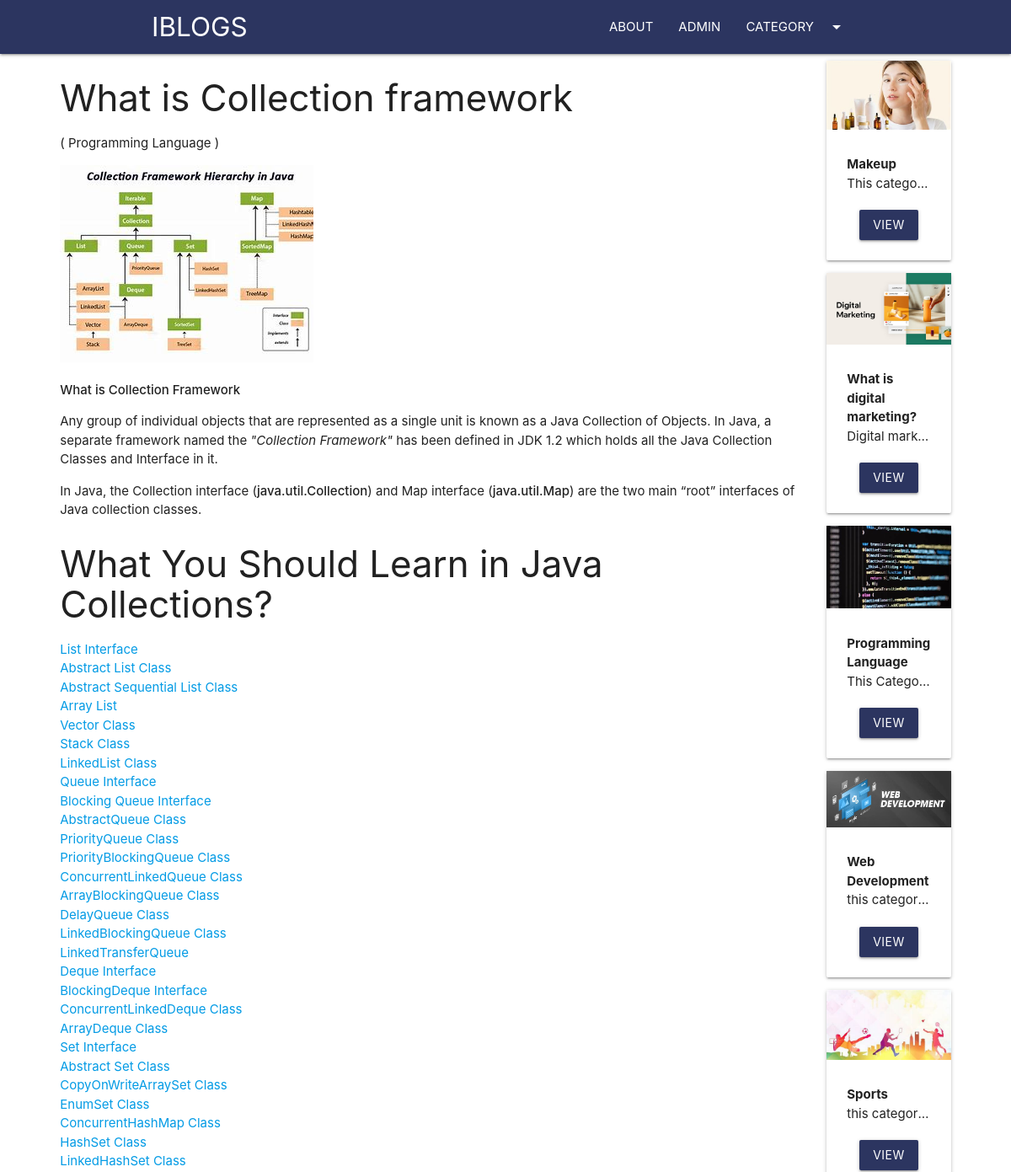
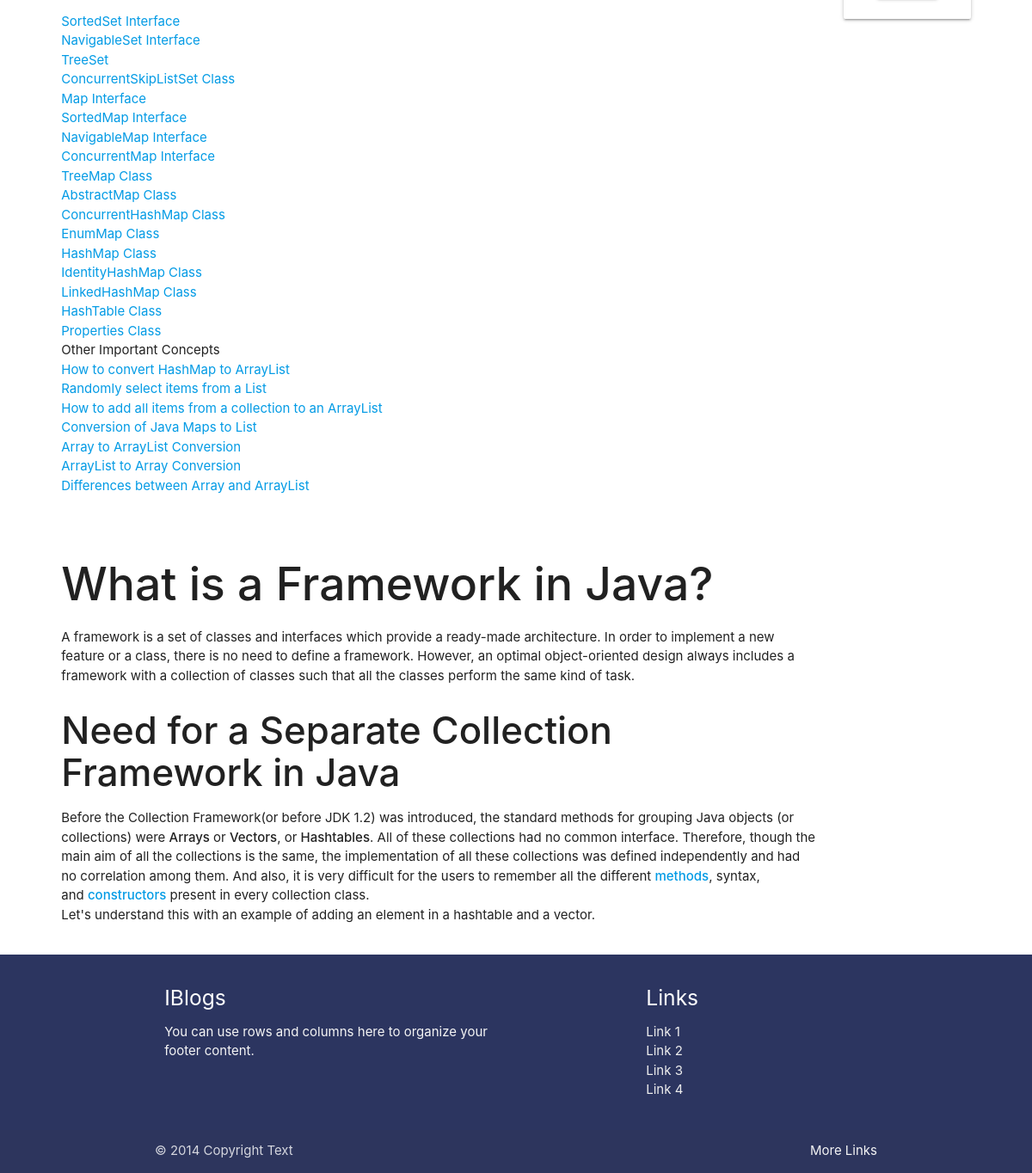
Page /blog/collection on the committed database (2 pictures, top to bottom).
### blog/models.py (models this page shows, shortened)
class Post(models.Model):
    post_id = models.AutoField(primary_key=True)
    title = models.CharField(max_length=100)
    content = models.TextField()
    url = models.CharField(max_length=100)
    cat = models.ForeignKey(Category, on_delete=models.CASCADE)
    image = models.ImageField(upload_to='post/')

class Category(models.Model):
    cat_id = models.AutoField(primary_key=True)
    title = models.CharField(max_length=100)
    description = models.TextField()
    url = models.CharField(max_length=100)
    image = models.ImageField(upload_to='category/')
    add_date = models.DateTimeField(auto_now_add=True,null=True)
    def img_tag(self):
        if self.image:
            return format_html('<img src="{}" style="width:40px;height:40px;" />', self.image.url)
        return "No Image"
    img_tag.short_description = "Image"

### blog/views.py (the view)
# urls.py: path('blog/<slug:url>',post),
def post(request,url):
    post = Post.objects.get(url=url)
    cats = Category.objects.all()
    return render(request,'posts.html',{'post':post,'cats':cats})

### template/posts.html (shortened to what this page needs)
{%extends 'base.html' %}
{%block content%}
<div class="container-custom">
    <div class="row">
        <div class="col s12 m10">
            <h3>{{post.title}}</h3>
            <p>( {{post.cat.title}} )</p>
            <img src="/media/{{post.image}}" class="responsive-img" alt="">
            <br>
            <p>
                {{post.content|safe}}
            </p>
        </div>
        <div class="col s12 m2">
            {% for cat in cats %}
            <div class="card item" style="margin-left:10px;">
                <div class="img-container">
                    <img src="/media/{{cat.image}}" class="responsive-img" alt="">
                </div>
                <div class="card-content">
                    <b>
                        {{cat.title}}
                    </b>
                    <p class="truncate">{{cat.description}}</p>
                    <div class="container center-align mt20">
                        <a href="/category/{{cat.url}}" class="btn bg-primary">VIEW</a>
                    </div>
                </div>
            </div>
            {%endfor%}
        </div>
    </div>
</div>
{%endblock%}

### blog/static/css/style.css (style rules this page uses)
.bg-primary { background: #2c3560 !important; }
.mt20 { margin-top:20px; }
.container-custom { width: 90%!important; margin:auto; }

### rows in the picture
Post: title "What is Collection framework", cat "Programming Language", image (picture), content "What is Collection Framework Any group of individual objects that are represented as a single unit is known as a Java Collection of Objects. In Java, a separate framework named the \"Collection Framework\" has been defined in JDK 1.2 which holds all the Java Collection Classes and Interface in it. In Java, the Collection interface ( java.util.Collection ) and Map interface ( java.util.Map ) are the two main “root” interfaces of Java collection classes. What You Should Learn in Java Collections? List Interface Abstract List Class Abstract Sequential List Class Array List Vector Class Stack Class LinkedList Class Queue Interface Blocking Queue Interface AbstractQueue Class PriorityQueue Class…"
Category: image (picture), title "Makeup", description "This catego…"
Category: image (picture), title "What is digital marketing?", description "Digital mark…"
Category: image (picture), title "Programming Language", description "This Catego…"
Category: image (picture), title "Web Development", description "this categor…"
Category: image (picture), title "Sports", description "this categor…"
